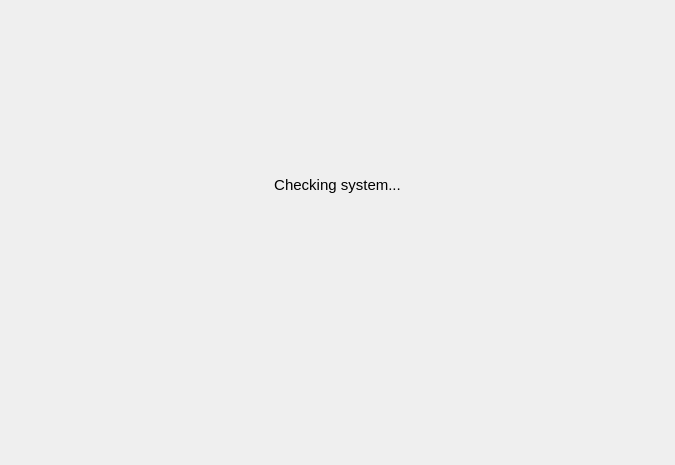
<?xml version="1.0" encoding="UTF-8"?>
<ui version="4.0">
 <class>Form</class>
 <widget class="QWidget" name="Form">
  <property name="geometry">
   <rect>
    <x>0</x>
    <y>0</y>
    <width>675</width>
    <height>465</height>
   </rect>
  </property>
  <property name="windowTitle">
   <string>Form</string>
  </property>
  <layout class="QVBoxLayout" name="verticalLayout_4">
   <property name="spacing">
    <number>0</number>
   </property>
   <item>
    <layout class="QVBoxLayout" name="spinnerBox">
     <property name="spacing">
      <number>0</number>
     </property>
     <property name="topMargin">
      <number>150</number>
     </property>
     <property name="bottomMargin">
      <number>15</number>
     </property>
    </layout>
   </item>
   <item>
    <layout class="QVBoxLayout" name="msgBox">
     <property name="spacing">
      <number>0</number>
     </property>
     <property name="topMargin">
      <number>0</number>
     </property>
     <property name="bottomMargin">
      <number>0</number>
     </property>
     <item>
      <layout class="QVBoxLayout" name="labelBox">
       <property name="spacing">
        <number>0</number>
       </property>
       <item>
        <widget class="QLabel" name="msgLabel">
         <property name="font">
          <font>
           <pointsize>11</pointsize>
          </font>
         </property>
         <property name="text">
          <string>Checking system...</string>
         </property>
         <property name="alignment">
          <set>Qt::AlignHCenter|Qt::AlignTop</set>
         </property>
        </widget>
       </item>
      </layout>
     </item>
    </layout>
   </item>
  </layout>
 </widget>
 <resources/>
 <connections/>
</ui>
